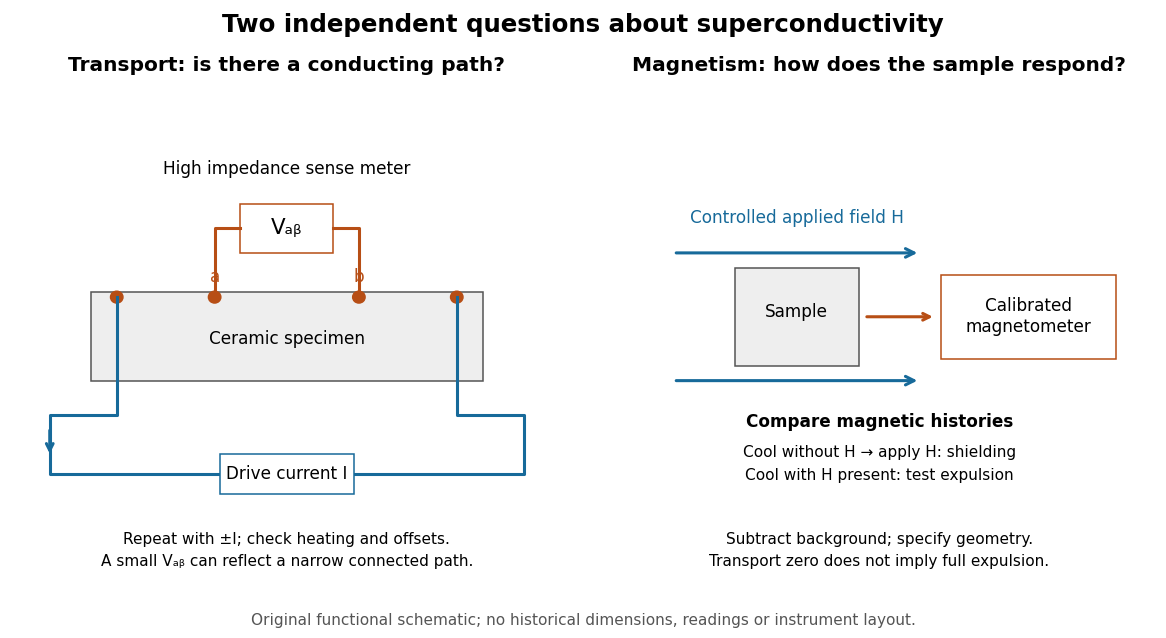

This chart was generated by the following Python code:
"""Functional probe comparison; Python 3.14, matplotlib 3.10.7. Run in _media."""
from pathlib import Path
import matplotlib.pyplot as plt
from matplotlib.patches import Rectangle, Circle, FancyArrowPatch

plt.rcParams.update({'font.size': 11, 'font.family': 'DejaVu Sans'})
fig, axes = plt.subplots(1, 2, figsize=(10.6, 5.8), dpi=110)
fig.patch.set_facecolor('white')
blue, orange = '#176a9a', '#b74e15'
for ax in axes:
    ax.set(xlim=(0, 10), ylim=(0, 10))
    ax.axis('off')
left, right = axes
left.set_title('Transport: is there a conducting path?', weight='bold', pad=16)
left.add_patch(Rectangle((1.2, 4.2), 7.6, 1.8, facecolor='#eeeeee', edgecolor='#555555'))
left.text(5, 4.95, 'Ceramic specimen', ha='center')
xs = [1.7, 3.6, 6.4, 8.3]
for x in xs:
    left.add_patch(Circle((x, 5.9), .12, color=orange))
left.plot([1.7, 1.7, .4, .4, 9.6, 9.6, 8.3, 8.3], [5.9, 3.5, 3.5, 2.3, 2.3, 3.5, 3.5, 5.9], color=blue, lw=2)
left.add_patch(Rectangle((3.7, 1.9), 2.6, .8, fc='white', ec=blue, zorder=3))
left.text(5, 2.3, 'Drive current I', ha='center', va='center')
left.annotate('', xy=(.4, 2.65), xytext=(.4, 3.25), arrowprops={'arrowstyle': '->', 'color': blue, 'lw': 2})
left.plot([3.6, 3.6, 4.1], [5.9, 7.3, 7.3], color=orange, lw=2)
left.plot([6.4, 6.4, 5.9], [5.9, 7.3, 7.3], color=orange, lw=2)
left.add_patch(Rectangle((4.1, 6.8), 1.8, 1, fc='white', ec=orange))
left.text(5, 7.3, 'Vₐᵦ', va='center', ha='center', fontsize=14)
left.text(5, 8.4, 'High impedance sense meter', ha='center')
left.text(3.6, 6.2, 'a', ha='center', color=orange)
left.text(6.4, 6.2, 'b', ha='center', color=orange)
left.text(5, .75, 'Repeat with ±I; check heating and offsets.\nA small Vₐᵦ can reflect a narrow connected path.', ha='center', va='center', linespacing=1.6, fontsize=10)
right.set_title('Magnetism: how does the sample respond?', weight='bold', pad=16)
right.add_patch(Rectangle((2.2, 4.5), 2.4, 2.0, fc='#eeeeee', ec='#555555'))
right.text(3.4, 5.5, 'Sample', ha='center')
for y in [4.2, 6.8]:
    right.add_patch(FancyArrowPatch((1.0, y), (5.8, y), arrowstyle='->', mutation_scale=14, color=blue, lw=2))
right.text(3.4, 7.4, 'Controlled applied field H', ha='center', color=blue)
right.annotate('', xy=(6.1, 5.5), xytext=(4.7, 5.5), arrowprops={'arrowstyle': '->', 'color': orange, 'lw': 2})
right.add_patch(Rectangle((6.2, 4.65), 3.4, 1.7, fc='white', ec=orange))
right.text(7.9, 5.5, 'Calibrated\nmagnetometer', va='center', ha='center')
right.text(5, 3.25, 'Compare magnetic histories', ha='center', weight='bold')
right.text(5, 2.5, 'Cool without H → apply H: shielding\nCool with H present: test expulsion', va='center', ha='center', linespacing=1.7, fontsize=10)
right.text(5, .75, 'Subtract background; specify geometry.\nTransport zero does not imply full expulsion.', ha='center', va='center', linespacing=1.6, fontsize=10)
fig.suptitle('Two independent questions about superconductivity', fontsize=16, weight='bold', y=.98)
fig.text(.5, .02, 'Original functional schematic; no historical dimensions, readings or instrument layout.', ha='center', color='#555555', fontsize=10)
fig.subplots_adjust(left=.025, right=.975, bottom=.08, top=.85, wspace=.15)
fig.savefig(Path(__file__).stem + '.png', facecolor='white', dpi=110)
